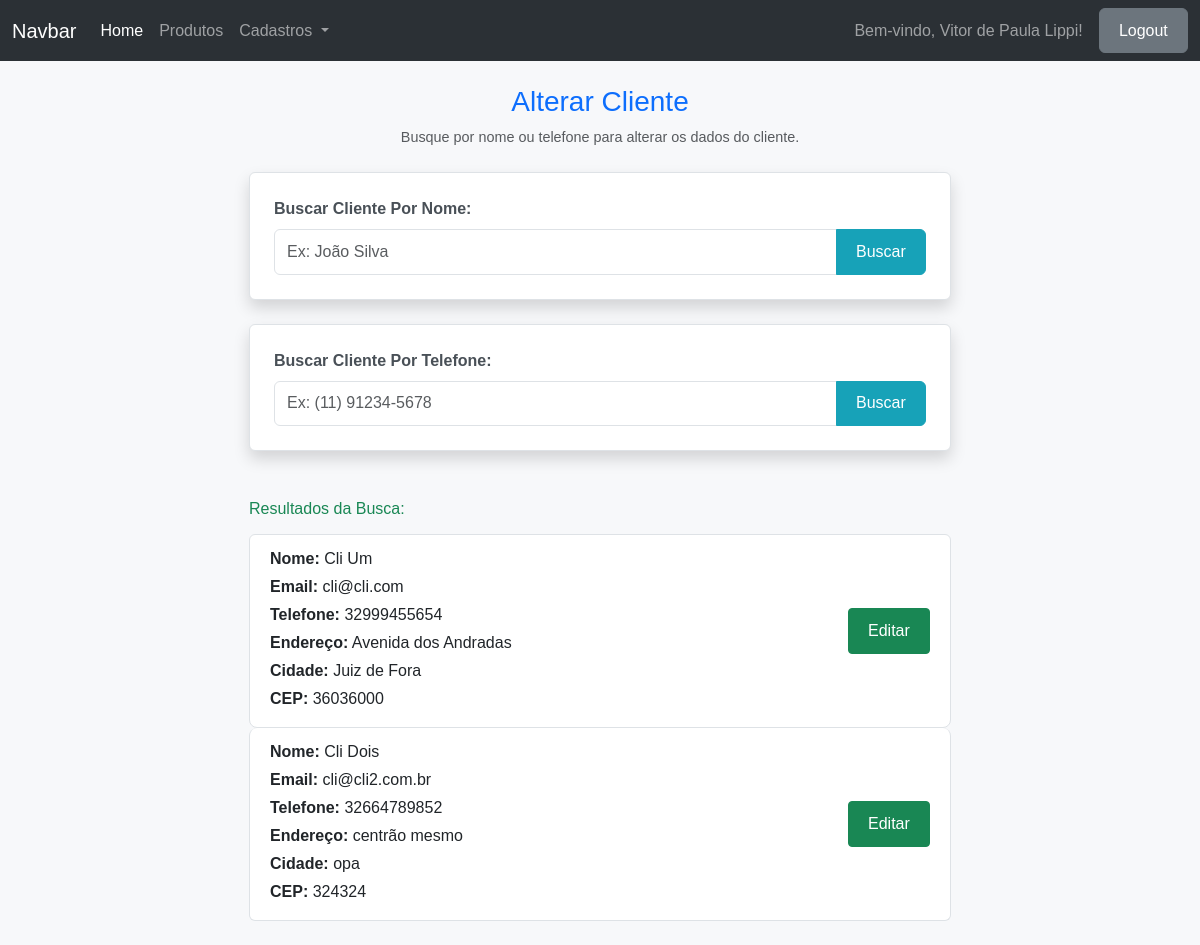
Screenshot of /alterar_cliente (signed in) with the database file from the repository.
### projeto/models.py (models this page shows)
class Usuario(db.Model, UserMixin):
    id = db.Column(db.Integer, primary_key=True)
    nome = db.Column(db.String(100), nullable=False)
    email = db.Column(db.String(150), unique=True, nullable=False)
    senha = db.Column(db.String(200), nullable=False)
    papel = db.Column(db.String(50), default='funcionário')

class Cliente(db.Model):
    id = db.Column(db.Integer, primary_key=True)
    nome = db.Column(db.String(100), nullable=False)
    email = db.Column(db.String(150), unique=True, default="Sem email")
    telefone = db.Column(db.String(20), nullable=False)
    enderecos = db.relationship('Endereco', backref='cliente', lazy=True)

class Endereco(db.Model):
    id = db.Column(db.Integer, primary_key=True)
    cliente_id = db.Column(db.Integer, db.ForeignKey('cliente.id'), nullable=False)
    endereco = db.Column(db.String(200), nullable=False)
    numero = db.Column(db.String(20), nullable=False)
    bairro = db.Column(db.String(20), nullable=False)
    complemento = db.Column(db.String(200), nullable=True)
    cidade = db.Column(db.String(100), nullable=False)
    estado = db.Column(db.String(50), nullable=False)
    cep = db.Column(db.String(20), nullable=False)

### projeto/routes.py (the view)
@app.route('/alterar_cliente', methods=['GET', 'POST'])
@login_required
@admin_required
def alterar_cliente():
    nome = request.form.get('nome')
    telefone = request.form.get('telefone')
    query = Cliente.query
    if nome:
        query = query.filter(Cliente.nome.like(f'%{nome}%'))
    elif telefone:
        query = query.filter(Cliente.telefone.like(f'%{telefone}%'))
    clientes = query.all()
    return render_template('clientes/alterar_cliente.html', clientes=clientes)

### projeto/__init__.py (called while the page is built)
@login_manager.user_loader
def load_user(user_id):
    return Usuario.query.get(int(user_id))

### projeto/routes.py (called while the page is built)
def admin_required(f):
    @wraps(f)
    def decorated_function(*args, **kwargs):
        if not current_user.is_authenticated or current_user.papel != 'admin':
            abort(403)
        return f(*args, **kwargs)
    return decorated_function

### projeto/templates/clientes/alterar_cliente.html (shortened to what this page needs)
{% extends 'base.html' %}
{% block content %}
<div class="container mt-4">
    <div class="text-center mb-4">
        <h2 class="text-primary">Alterar Cliente</h2>
        <p class="text-muted">Busque por nome ou telefone para alterar os dados do cliente.</p>
    </div>
    <form method="POST" action="{{ url_for('alterar_cliente') }}" class="mb-4 p-4 border rounded bg-white shadow">
        <label for="inputNomeCliente" class="form-label">Buscar Cliente Por Nome:</label>
        <div class="input-group">
            <input type="text" class="form-control" id="inputNomeCliente" name="nome" placeholder="Ex: João Silva" required>
            <button type="submit" class="btn btn-info">Buscar</button>
        </div>
    </form>
    <form method="POST" action="{{ url_for('alterar_cliente') }}" class="mb-5 p-4 border rounded bg-white shadow">
        <label for="inputTelefone" class="form-label">Buscar Cliente Por Telefone:</label>
        <div class="input-group">
            <input type="text" class="form-control" id="inputTelefone" name="telefone" placeholder="Ex: (11) 91234-5678" required>
            <button type="submit" class="btn btn-info">Buscar</button>
        </div>
    </form>
    {% if clientes %}
    <div class="mb-3">
        <h5 class="text-success">Resultados da Busca:</h5>
        <ul class="list-group">
            {% for cliente in clientes %}
            <li class="list-group-item d-flex justify-content-between align-items-center">
                <div>
                    <p class="mb-1"><strong>Nome:</strong> {{ cliente.nome }}</p>
                    <p class="mb-1"><strong>Email:</strong> {{ cliente.email }}</p>
                    <p class="mb-1"><strong>Telefone:</strong> {{ cliente.telefone }}</p>
                    {% for endereco in cliente.enderecos %}
                    <p class="mb-1"><strong>Endereço:</strong> {{ endereco.endereco }}</p>
                    <p class="mb-1"><strong>Cidade:</strong> {{ endereco.cidade }}</p>
                    <p class="mb-1"><strong>CEP:</strong> {{ endereco.cep }}</p>
                    {% endfor %}
                </div>
                <a href="{{ url_for('alterar_cliente_id', id=cliente.id) }}" class="btn btn-sm btn-success">Editar</a>
            </li>
            {% endfor %}
        </ul>
    </div>
    {% else %}
    <div class="text-center">
        <p class="text-warning">Nenhum Cliente Encontrado!</p>
    </div>
    {% endif %}
</div>
{% endblock %}

### projeto/templates/componentes/navbar.html (shortened to what this page needs)
<nav class="navbar navbar-expand-lg bg-body-tertiary" data-bs-theme="dark">
    <div class="container-fluid">
        <a class="navbar-brand" href="#">Navbar</a>
        <div class="collapse navbar-collapse" id="navbarSupportedContent">
            <ul class="navbar-nav me-auto mb-2 mb-lg-0">
                <li class="nav-item">
                    <a class="nav-link active" aria-current="page" href="{{ url_for('home') }}">Home</a>
                </li>
                <li class="nav-item">
                    <a class="nav-link" href="#">Produtos</a>
                </li>
                <li class="nav-item dropdown">
                    <a class="nav-link dropdown-toggle" href="#" role="button" data-bs-toggle="dropdown" aria-expanded="false">
                        Cadastros
                    </a>
                </li>
            </ul>
            <div class="d-flex align-items-center">
                {% if current_user.is_authenticated %}
                    <span class="navbar-text me-3">Bem-vindo, {{ current_user.nome }}!</span>
                    <a href="{{ url_for('logout') }}" class="btn btn-secondary">Logout</a>
                {% else %}
                    <a href="{{ url_for('fazer_login') }}" class="btn btn-primary">Login</a>
                {% endif %}
            </div>
        </div>
    </div>
</nav>

### projeto/templates/clientes/alterar_cliente.html (style rules this page uses)
body { background-color: #f7f8fa; font-family: Arial, sans-serif; }
.container { max-width: 750px; }
.form-label { font-weight: 600; color: #495057; }
.input-group .form-control { border-radius: 0.375rem 0 0 0.375rem; }
.input-group .btn { border-radius: 0 0.375rem 0.375rem 0; }
.btn { font-size: 1rem; padding: 0.6rem 1.2rem; }
.btn-info { background-color: #17a2b8; border-color: #17a2b8; color: #fff; }
.list-group-item { padding: 0.75rem 1.25rem; border-radius: 8px; }
.shadow { box-shadow: 0 2px 8px rgba(0, 0, 0, 0.1); }
h2 { font-size: 1.75rem; margin-bottom: 0.5rem; }
.text-muted { font-size: 0.9rem; }
.text-success { font-size: 1rem; margin-bottom: 1rem; }

### rows the page displays
Usuario: nome "Vitor de Paula Lippi"
Cliente: nome "Cli Um", email "cli@cli.com", telefone "32999455654"
Endereco: endereco "Avenida dos Andradas", cidade "Juiz de Fora", cep "36036000"
Cliente: nome "Cli Dois", email "cli@cli2.com.br", telefone "32664789852"
Endereco: endereco "centrão mesmo", cidade "opa", cep "324324"
